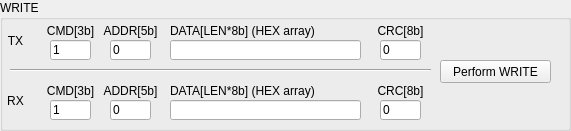
    <widget class="QGroupBox" name="groupBox_4">
     <property name="enabled">
      <bool>true</bool>
     </property>
     <property name="geometry">
      <rect>
       <x>20</x>
       <y>160</y>
       <width>571</width>
       <height>131</height>
      </rect>
     </property>
     <property name="title">
      <string>WRITE</string>
     </property>
     <widget class="QLabel" name="label_21">
      <property name="geometry">
       <rect>
        <x>40</x>
        <y>20</y>
        <width>61</width>
        <height>21</height>
       </rect>
      </property>
      <property name="text">
       <string>CMD[3b]</string>
      </property>
      <property name="alignment">
       <set>Qt::AlignCenter</set>
      </property>
     </widget>
     <widget class="QLabel" name="label_61">
      <property name="geometry">
       <rect>
        <x>370</x>
        <y>20</y>
        <width>61</width>
        <height>21</height>
       </rect>
      </property>
      <property name="text">
       <string>CRC[8b]</string>
      </property>
      <property name="alignment">
       <set>Qt::AlignCenter</set>
      </property>
     </widget>
     <widget class="CustomControls::LineEdit" name="lineEdit_13">
      <property name="geometry">
       <rect>
        <x>110</x>
        <y>40</y>
        <width>41</width>
        <height>20</height>
       </rect>
      </property>
      <property name="accessibleName">
       <string>MWriteWRITE[ADDR]</string>
      </property>
      <property name="inputMask">
       <string/>
      </property>
      <property name="text">
       <string>0</string>
      </property>
      <property name="readOnly">
       <bool>false</bool>
      </property>
     </widget>
     <widget class="QLabel" name="label_62">
      <property name="geometry">
       <rect>
        <x>100</x>
        <y>20</y>
        <width>61</width>
        <height>21</height>
       </rect>
      </property>
      <property name="text">
       <string>ADDR[5b]</string>
      </property>
      <property name="alignment">
       <set>Qt::AlignCenter</set>
      </property>
     </widget>
     <widget class="CustomControls::LineEdit" name="lineEditWRITECRC">
      <property name="geometry">
       <rect>
        <x>380</x>
        <y>40</y>
        <width>41</width>
        <height>20</height>
       </rect>
      </property>
      <property name="accessibleName">
       <string>MWriteWRITE[CRC]</string>
      </property>
      <property name="inputMask">
       <string/>
      </property>
      <property name="text">
       <string>0</string>
      </property>
      <property name="readOnly">
       <bool>false</bool>
      </property>
     </widget>
     <widget class="CustomControls::LineEdit" name="lineEdit_15">
      <property name="geometry">
       <rect>
        <x>50</x>
        <y>40</y>
        <width>41</width>
        <height>20</height>
       </rect>
      </property>
      <property name="accessibleName">
       <string>MWriteWRITE[CMD]</string>
      </property>
      <property name="inputMask">
       <string/>
      </property>
      <property name="text">
       <string>1</string>
      </property>
      <property name="readOnly">
       <bool>false</bool>
      </property>
     </widget>
     <widget class="QLabel" name="label_63">
      <property name="geometry">
       <rect>
        <x>170</x>
        <y>20</y>
        <width>191</width>
        <height>21</height>
       </rect>
      </property>
      <property name="text">
       <string>DATA[LEN*8b] (HEX array)</string>
      </property>
      <property name="alignment">
       <set>Qt::AlignLeading|Qt::AlignLeft|Qt::AlignVCenter</set>
      </property>
     </widget>
     <widget class="QLineEdit" name="lineEditMWriteWRITEDATA">
      <property name="geometry">
       <rect>
        <x>170</x>
        <y>40</y>
        <width>191</width>
        <height>20</height>
       </rect>
      </property>
      <property name="accessibleName">
       <string/>
      </property>
      <property name="inputMask">
       <string/>
      </property>
      <property name="text">
       <string/>
      </property>
      <property name="readOnly">
       <bool>false</bool>
      </property>
     </widget>
     <widget class="CustomControls::PushButton" name="pushButton_16">
      <property name="geometry">
       <rect>
        <x>440</x>
        <y>60</y>
        <width>111</width>
        <height>23</height>
       </rect>
      </property>
      <property name="accessibleName">
       <string>PerformWRITE()</string>
      </property>
      <property name="text">
       <string>Perform WRITE</string>
      </property>
     </widget>
     <widget class="Line" name="line_18">
      <property name="geometry">
       <rect>
        <x>10</x>
        <y>60</y>
        <width>421</width>
        <height>21</height>
       </rect>
      </property>
      <property name="orientation">
       <enum>Qt::Horizontal</enum>
      </property>
     </widget>
     <widget class="QLabel" name="label_78">
      <property name="geometry">
       <rect>
        <x>170</x>
        <y>80</y>
        <width>191</width>
        <height>21</height>
       </rect>
      </property>
      <property name="text">
       <string>DATA[LEN*8b] (HEX array)</string>
      </property>
      <property name="alignment">
       <set>Qt::AlignLeading|Qt::AlignLeft|Qt::AlignVCenter</set>
      </property>
     </widget>
     <widget class="CustomControls::LineEdit" name="lineEdit_31">
      <property name="geometry">
       <rect>
        <x>380</x>
        <y>100</y>
        <width>41</width>
        <height>20</height>
       </rect>
      </property>
      <property name="accessibleName">
       <string>MReadWRITE[CRC]</string>
      </property>
      <property name="inputMask">
       <string/>
      </property>
      <property name="text">
       <string>0</string>
      </property>
      <property name="readOnly">
       <bool>false</bool>
      </property>
     </widget>
     <widget class="QLabel" name="label_79">
      <property name="geometry">
       <rect>
        <x>370</x>
        <y>80</y>
        <width>61</width>
        <height>21</height>
       </rect>
      </property>
      <property name="text">
       <string>CRC[8b]</string>
      </property>
      <property name="alignment">
       <set>Qt::AlignCenter</set>
      </property>
     </widget>
     <widget class="QLineEdit" name="lineEditMReadWRITEDATA">
      <property name="geometry">
       <rect>
        <x>170</x>
        <y>100</y>
        <width>191</width>
        <height>20</height>
       </rect>
      </property>
      <property name="accessibleName">
       <string/>
      </property>
      <property name="inputMask">
       <string/>
      </property>
      <property name="text">
       <string/>
      </property>
      <property name="readOnly">
       <bool>false</bool>
      </property>
     </widget>
     <widget class="QLabel" name="label_82">
      <property name="geometry">
       <rect>
        <x>0</x>
        <y>30</y>
        <width>31</width>
        <height>21</height>
       </rect>
      </property>
      <property name="text">
       <string>TX</string>
      </property>
      <property name="alignment">
       <set>Qt::AlignCenter</set>
      </property>
     </widget>
     <widget class="QLabel" name="label_83">
      <property name="geometry">
       <rect>
        <x>0</x>
        <y>90</y>
        <width>31</width>
        <height>21</height>
       </rect>
      </property>
      <property name="text">
       <string>RX</string>
      </property>
      <property name="alignment">
       <set>Qt::AlignCenter</set>
      </property>
     </widget>
     <widget class="CustomControls::LineEdit" name="lineEdit_37">
      <property name="geometry">
       <rect>
        <x>50</x>
        <y>100</y>
        <width>41</width>
        <height>20</height>
       </rect>
      </property>
      <property name="accessibleName">
       <string>MReadWRITE[CMD]</string>
      </property>
      <property name="inputMask">
       <string/>
      </property>
      <property name="text">
       <string>1</string>
      </property>
      <property name="readOnly">
       <bool>false</bool>
      </property>
     </widget>
     <widget class="QLabel" name="label_95">
      <property name="geometry">
       <rect>
        <x>40</x>
        <y>80</y>
        <width>61</width>
        <height>21</height>
       </rect>
      </property>
      <property name="text">
       <string>CMD[3b]</string>
      </property>
      <property name="alignment">
       <set>Qt::AlignCenter</set>
      </property>
     </widget>
     <widget class="QLabel" name="label_68">
      <property name="geometry">
       <rect>
        <x>100</x>
        <y>80</y>
        <width>61</width>
        <height>21</height>
       </rect>
      </property>
      <property name="text">
       <string>ADDR[5b]</string>
      </property>
      <property name="alignment">
       <set>Qt::AlignCenter</set>
      </property>
     </widget>
     <widget class="CustomControls::LineEdit" name="lineEdit_21">
      <property name="geometry">
       <rect>
        <x>110</x>
        <y>100</y>
        <width>41</width>
        <height>20</height>
       </rect>
      </property>
      <property name="accessibleName">
       <string>MReadWRITE[ADDR]</string>
      </property>
      <property name="inputMask">
       <string/>
      </property>
      <property name="text">
       <string>0</string>
      </property>
      <property name="readOnly">
       <bool>false</bool>
      </property>
     </widget>
    </widget>
